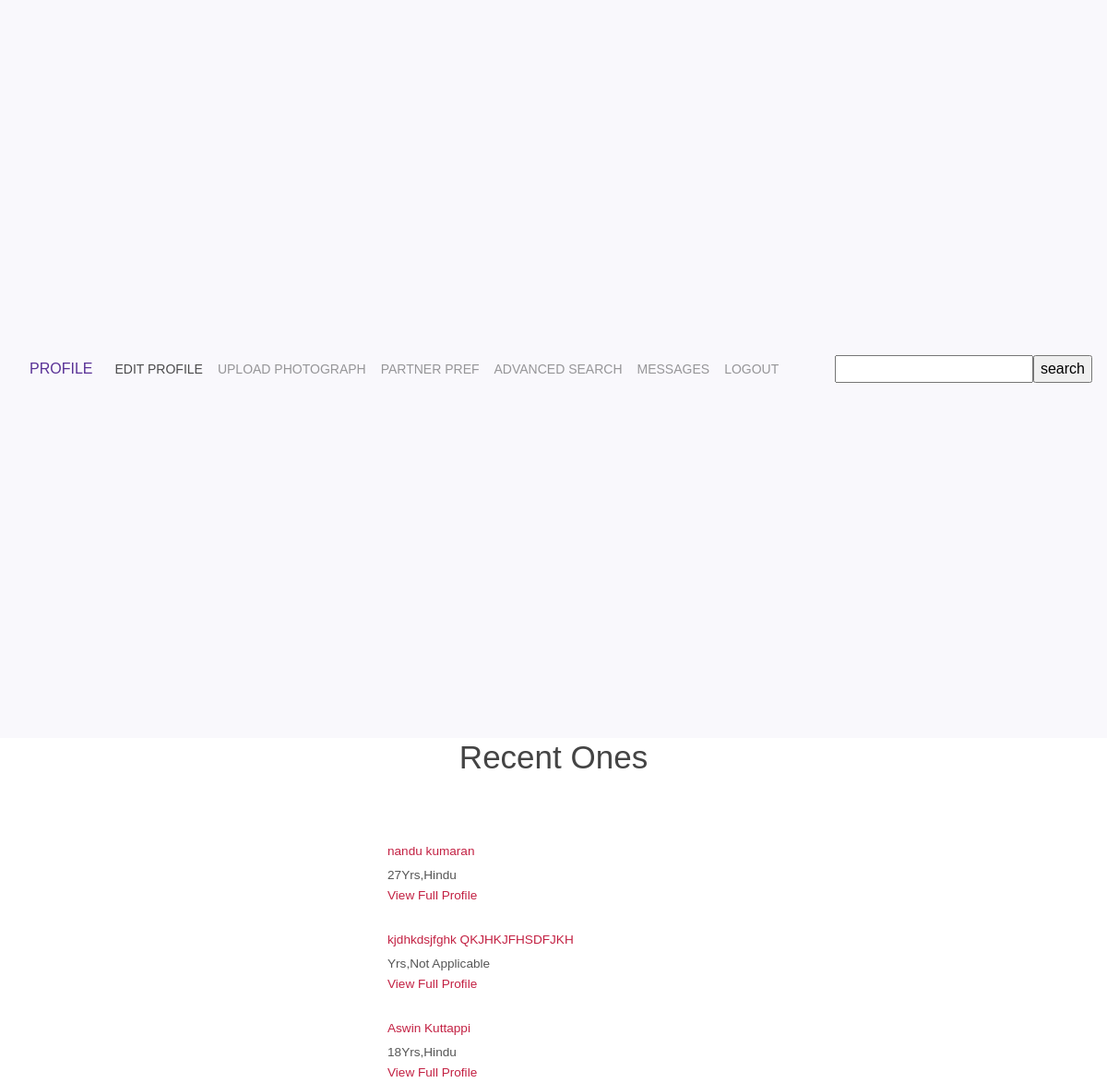
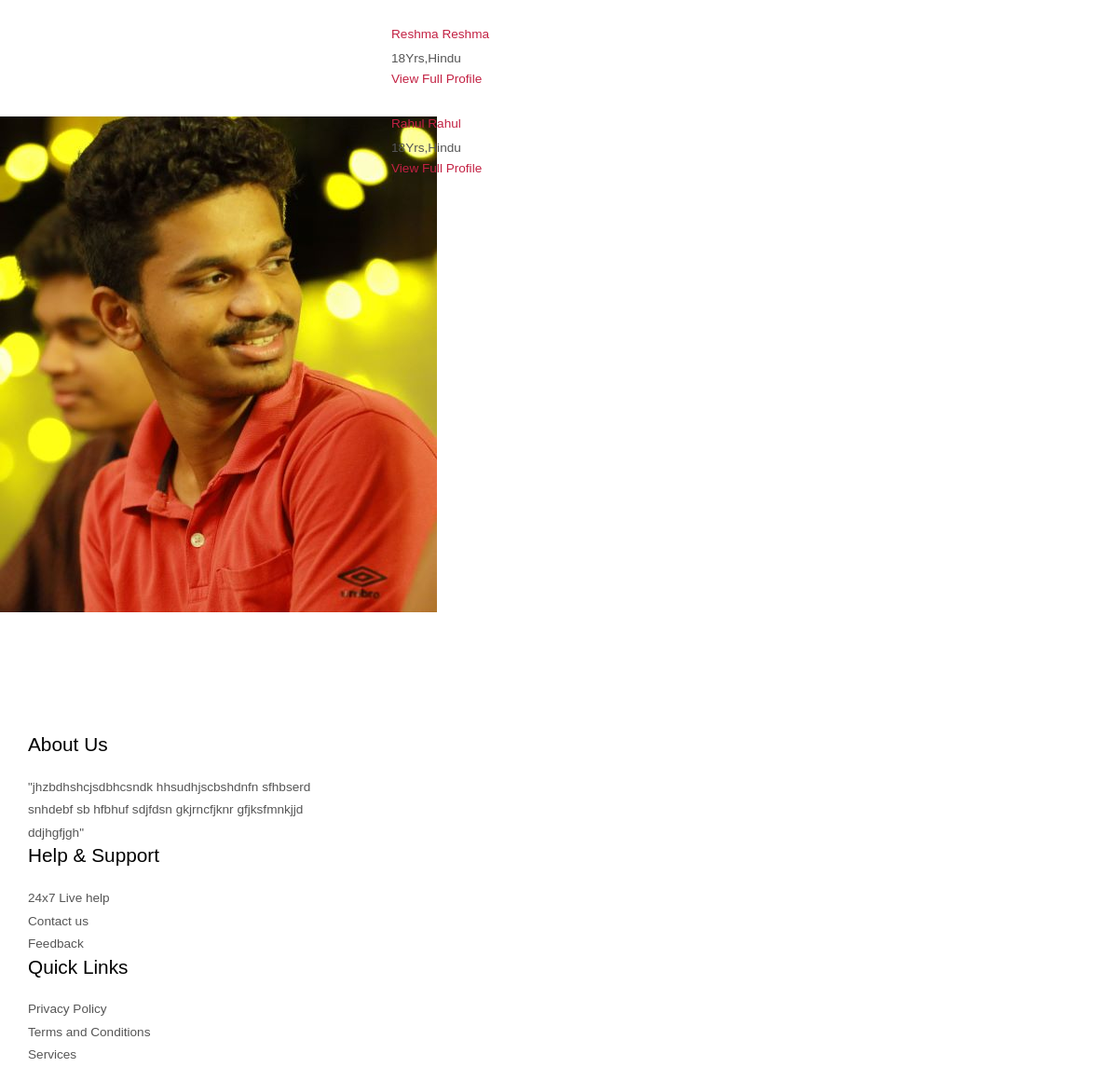
The app's page /usermenu.php with its own data (2 pictures, top to bottom).
### tables this page shows
CREATE TABLE IF NOT EXISTS `customer` (
  `id` int(10) NOT NULL AUTO_INCREMENT,
  `cust_id` int(5) NOT NULL,
  `email` varchar(60) NOT NULL,
  `age` varchar(10) NOT NULL,
  `height` int(10) NOT NULL,
  `sex` varchar(6) NOT NULL,
  `religion` varchar(20) NOT NULL,
  `caste` varchar(20) NOT NULL,
  `subcaste` varchar(20) NOT NULL,
  `district` varchar(20) NOT NULL,
  `state` varchar(20) NOT NULL,
  `country` varchar(10) NOT NULL,
  `maritalstatus` varchar(20) NOT NULL,
  `profilecreatedby` varchar(20) NOT NULL,
  `education` text NOT NULL,
  `education_sub` text NOT NULL,
  `firstname` text NOT NULL,
  `lastname` text NOT NULL,
  `body_type` text NOT NULL,
  `physical_status` text NOT NULL,
  `drink` varchar(8) NOT NULL,
  `mothertounge` text NOT NULL,
  `colour` varchar(20) NOT NULL,
  `weight` int(5) NOT NULL,
  `blood_group` varchar(5) NOT NULL,
  `diet` varchar(8) NOT NULL,
  `smoke` varchar(8) NOT NULL,
  `dateofbirth` date NOT NULL,
  `occupation` text NOT NULL,
  `occupation_descr` text NOT NULL,
  `annual_income` varchar(20) NOT NULL,
  `fathers_occupation` varchar(20) NOT NULL,
  `mothers_occupation` varchar(20) NOT NULL,
  `no_bro` int(5) NOT NULL,
  `no_sis` int(5) NOT NULL,
  `aboutme` text NOT NULL,
  `profilecreationdate` date NOT NULL,
  PRIMARY KEY (`id`),
  UNIQUE KEY `cust_id` (`cust_id`)
);

CREATE TABLE IF NOT EXISTS `photos` (
  `id` int(10) NOT NULL AUTO_INCREMENT,
  `cust_id` int(10) NOT NULL,
  `pic1` varchar(25) NOT NULL,
  `pic2` varchar(40) NOT NULL,
  `pic3` varchar(40) NOT NULL,
  `pic4` varchar(40) NOT NULL,
  PRIMARY KEY (`id`),
  UNIQUE KEY `cust_id` (`cust_id`)
);

### functions.php (called while the page is built, shortened)
<?php
function mysqlexec($sql){
	$host="localhost";
	$username="root";
	$password="";
	$db_name="matrimony";
	$conn=mysqli_connect("$host", "$username", "$password")or die("cannot connect");
	mysqli_select_db($conn,"$db_name")or die("cannot select DB");
	if($result = mysqli_query($conn, $sql)){
		return $result;
	}
	else{
		echo mysqli_error($conn);
	}
}
?>

### usermenu.php (the view, shortened to what this page needs)
<?php include_once("functions.php"); ?>
<!DOCTYPE html>
<html lang="en" dir="ltr">
<head>
    <link rel="stylesheet" href="css/bootstrap.min.css" >
    <link rel="stylesheet" href="css/style.css">
    <link href="https://stackpath.bootstrapcdn.com/font-awesome/4.7.0/css/font-awesome.min.css" rel="stylesheet">
</head>
</head>
<body>
 <?php include_once("includes/navigation.php");?>
<center><h1>Recent Ones</h1></center>
<div class="col-md-4 profile_right">
        </div>
        <div class="view_profile view_profile2">
        <body>
</body>
</html>
    <?php
     $sql="SELECT * FROM customer ORDER BY profilecreationdate ASC";
      $result=mysqlexec($sql);
      while($row=mysqli_fetch_assoc($result)){
            $profid=$row['cust_id'];
          $sql="SELECT * FROM photos WHERE cust_id=$profid";
          $result2=mysqlexec($sql);
          $photo=mysqli_fetch_assoc($result2);
          $pic=$photo['pic1'];
          echo "<ul class=\"profile_item\">";
            echo"<a href=\"view_profile.php?id={$profid}\">";
              echo "<li class=\"profile_item-img\"><img src=\"profile/". $profid."/".$pic ."\"" . "class=\"img-responsive\" alt=\"\"/></li>";
               echo "<li class=\"profile_item-desc\">";
                  echo "<h4>" . $row['firstname'] . " " . $row['lastname'] . "</h4>";
                  echo "<p>" . $row['age']. "Yrs," . $row['religion'] . "</p>";
                  echo "<h5>" . "View Full Profile" . "</h5>";
               echo "</li>";
      echo "</a>";
      echo "</ul>";
      }
     ?>
                  <div class="clearfix"> </div>
           <?php include_once("footer.php");?>
           <link rel="stylesheet" href="css/flexslider.css" type="text/css" media="screen" />
           </body>
           </html>

### css/style.css (style rules this page uses)
h4, h5, h6, h1, h2, h3 { margin-top: 0; }
ul, ol { margin: 0; }
p { margin: 0; }
html, body { font-family: 'Ubuntu', sans-serif; font-size: 100%; background:#fff; }
body a { transition:0.5s all; -webkit-transition:0.5s all; -moz-transition:0.5s all; -o-transition:0.5s all; -ms-transition:0.5s all; }
ul.profile_item { padding:0; margin:0 0 1.5em 0; list-style:none; }
ul.profile_item li.profile_item-img { width:30%; float:left; margin-right: 5%; }
ul.profile_item li.profile_item-desc h4, ul.profile_item li.profile_item-desc h5 { color:#c32143; font-size:0.85em; }
ul.profile_item li.profile_item-desc { overflow:hidden; }
ul.profile_item li.profile_item-desc p { color:#555; font-size:0.85em; line-height:1.5em; margin-bottom: 3px; }
.view_profile2 { margin:4em 0 0 0; }
ul { padding: 0; list-style: none; }
.headings h1, h2,h3,h4,h5,h6 { font-weight:400; }

### records on screen
customer: firstname "nandu", lastname "kumaran", age "27", religion "Hindu"
customer: firstname "kjdhkdsjfghk", lastname "QKJHKJFHSDFJKH", religion "Not Applicable"
customer: firstname "Aswin", lastname "Kuttappi", age "18", religion "Hindu"
customer: firstname "Reshma", lastname "Reshma", age "18", religion "Hindu"
customer: photos.pic1 (picture), firstname "Rahul", lastname "Rahul", age "18", religion "Hindu"
